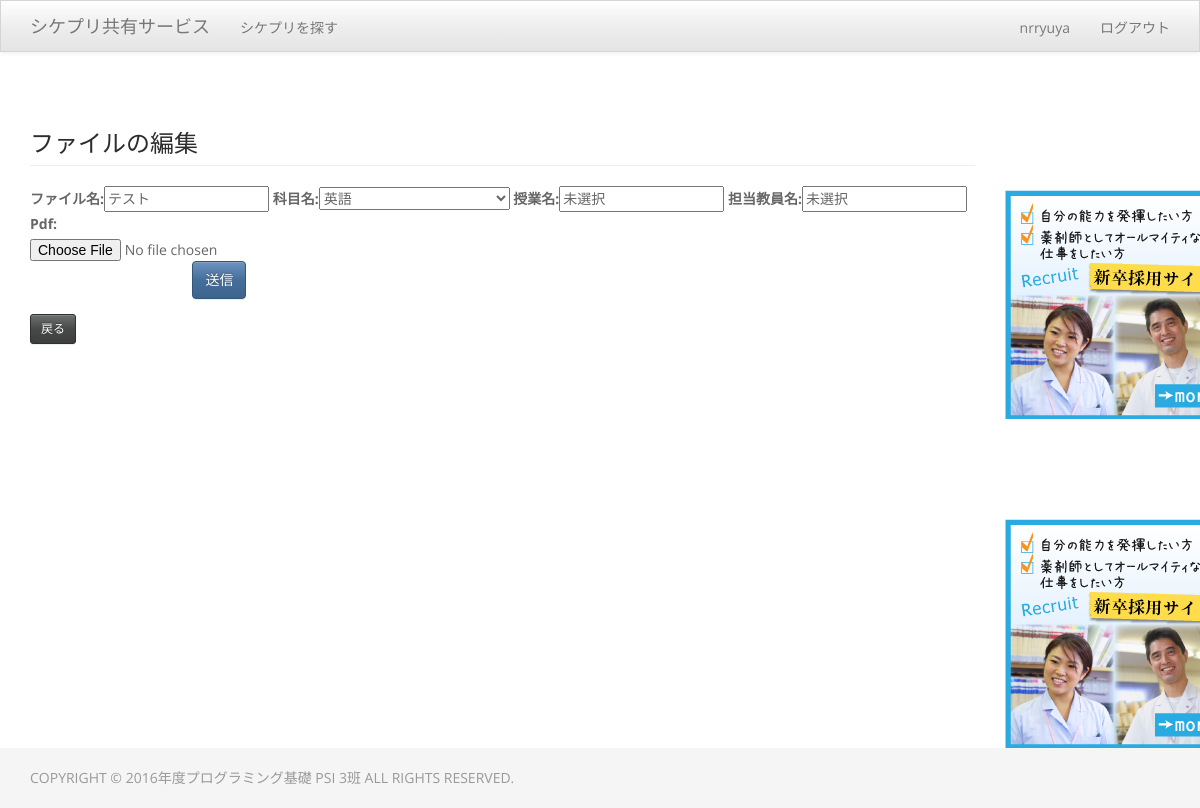
Screenshot of /cms/file/mod/42/ (signed in) with the database file from the repository.
### cms/models.py (models this page shows, shortened)
class File(models.Model):
    name = models.CharField('ファイル名', max_length=255)
    author = models.ForeignKey(User)
    page = models.IntegerField('ページ数', blank=True, default=0)  # 未使用
    pdf = models.FileField()  # これが機能しているのか不明。単にviews.file_saveでidと同じ名前でMEDIAに保存されているだけかも。
    SUBJECT_CHOICES = (
        ('基礎科目', (
            ('EN', '英語'),
            ('DE', 'ドイツ語'),
            ('FR', 'フランス語'),
            ('ZH', '中国語'),
            ('ES', 'スペイン語'),
            ('JH', '情報'),
            ('SU', '身体運動・健康科学実習'),
            ('SK', '社会科学'),
            ('ZB', '人文科学'),
            ('HH', '方法基礎'),
            ('KZ', '基礎実験'),
            ('MK', '数理科学'),
            ('BK', '物質科学'),
            ('BI', '生命科学'),
        )
        ),
        ('総合科目A', (
            ('SH', '科学史'),
            ('HB', '表象文化論'),
        )
        ),
        ('総合科目B', (
            ('JL', '日本語上級'),
        )
        ),
    )
    category_list = ['基礎科目',
                     '総合科目A',
                     '総合科目B'
                     ]
    subject_list = [
        ['EN',
         'DE',
         'FR',
         'ZH',
         'ES',
         'JH',
         'SU',
         'SK',
         'ZB',
         'HH',
         'KZ',
         'MK',
         'BK',
         'BI'],
        ['SH',
         'HB'],
        ['JL']
    ]
    subject_name_list = [
        ['英語',
         'ドイツ語',
         'フランス語',
         '中国語',
         'スペイン語',
         '情報',
         '身体運動・健康科学実習',
         '社会科学',
         '人文科学',
         '方法基礎',
         '基礎実験',
         '数理科学',
         '物質科学',
         '生命科学'],
        ['科学史',
         '表象文化論'],
        ['日本語上級']
    ]
    category = models.CharField('カテゴリ', max_length=255, default="未選択")
    subject = models.CharField('科目名', max_length=3,
                               choices=SUBJECT_CHOICES,
                               default="未選択")
    class_name = models.CharField('授業名', max_length=255, default="未選択")
    teacher = models.CharField('担当教員名', max_length=255, default="未選択")

### cms/views.py (the view)
# urls.py: url(r'^file/mod/(?P<file_id>\d+)/$', views.file_edit, name='file_mod'),  # 修正
@login_required
def file_edit(request, file_id=None):
    if file_id:   # file_id が指定されている (修正時)
        file = get_object_or_404(File, pk=file_id)
    else:         # file_id が指定されていない (追加時)
        file = File()
    if request.method == 'POST':
        form = FileForm(request.POST, request.FILES, instance=file)  # POST された request データからフォームを作成
        if form.is_valid():    # フォームのバリデーション
            file = form.save(commit=False)
            file.author = request.user
            file.category = find_parent(
                File.category_list, File.subject_list, file.subject)
            file.save()
            file_save(request.FILES['pdf'], file.id)
            return redirect('cms:file_list')
    else:    # GET の時
        form = FileForm(instance=file)  # file インスタンスからフォームを作成
    return render(request, 'cms/file_edit.html', dict(form=form, file_id=file_id))

### cms/forms.py
class FileForm(ModelForm):
    pdf = forms.FileField()
    class Meta:
        model = File
        fields = ('name', 'subject', 'class_name', 'teacher', )

### cms/templates/cms/file_edit.html (shortened to what this page needs)
{% extends "base.html" %}
{% load bootstrap %}
{% block content %}
    <h3 class="page-header">ファイルの編集</h3>
    {% if file_id %}
    <form action="{% url 'cms:file_mod' file_id=file_id %}" method="post" class="form-horizontal" role="form" enctype="multipart/form-data">
    {% else %}
    <form action="{% url 'cms:file_add' %}" method="post" class="form-horizontal" role="form" enctype="multipart/form-data">
    {% endif %}
      {{ form|bootstrap_horizontal }}
      <div class="form-group">
        <div class="col-sm-offset-2 col-sm-10">
          <button type="submit" class="btn btn-primary">送信</button>
        </div>
      </div>
    </form>
    <a href="{% url 'cms:file_list' %}" class="btn btn-default btn-sm">戻る</a>
{% endblock content %}

### cms/templates/base.html (shortened to what this page needs)
{% load staticfiles %}
<!DOCTYPE html>
<html lang="ja">
  <head>
    <link href="{% static 'css/bootstrap-theme.min.css' %}" rel="stylesheet">
    <link rel="stylesheet" href="{% static 'css/theme.min.css' %}">
</head>
<body>
 <nav class="navbar navbar-default navbar-fixed-top">
   <div class="container">
     <div class="navbar-header">
       <a class="navbar-brand" href="{% url 'accounts:index' %}">シケプリ共有サービス</a>
     </div>
     <div id="navbar" class="navbar-collapse collapse">
       <ul class="nav navbar-nav">
         <li><a href="{% url 'cms:file_list' %}">シケプリを探す</a></li>
     </ul>
          <ul class="nav navbar-nav navbar-right">
            {% if user.is_authenticated %}
            <li><a href="{% url 'accounts:mypage' %}">{{  user.get_username }}</a></li>
            <li><a href="{% url 'accounts:logout' %}">ログアウト</a></li>
            {% else　%}
            <li><a href="{% url 'accounts:regist' %}">ユーザ登録</a></li>
            <li><a href="{% url 'accounts:login' %}">ログイン</a></li>
            {% endif %}
          </ul>
        </div>
      </div>
    </nav>
    <div class="container">
     <div class="row">
          <div class="col-lg-10">
              {% block content %}{% endblock %}
          </div>
          <div class="col-lg-2">
              <div>
                  <img border="0" src="{{MEDIA_URL}}/images/recruit.png"  vspace=100 alt="広告枠">
              </div>
              <div>
                  <img border="0" src="{{MEDIA_URL}}/images/recruit.png" alt="広告枠">
              </div>
          </div>
    </div>
    </div>
    <footer class="footer">
      <div class="container">
        <p class="text-muted">COPYRIGHT © 2016年度プログラミング基礎 PSI 3班 ALL RIGHTS RESERVED.</p>
      </div>
    </footer>
  </body>
</html>

### cms/templates/base.html (style rules this page uses)
body { padding-top: 70px; }
html { position: relative; min-height: 100%; }
body { margin-bottom: 60px; }
.footer { position: absolute; bottom: 0; width: 100%; height: 60px; background-color: #f5f5f5; }
.container .text-muted { margin: 20px 0; }

### rows the page displays
File: name "テスト", subject "英語", class_name "未選択", teacher "未選択"

### other values shown
{{ user.get_username }} "nrryuya"
